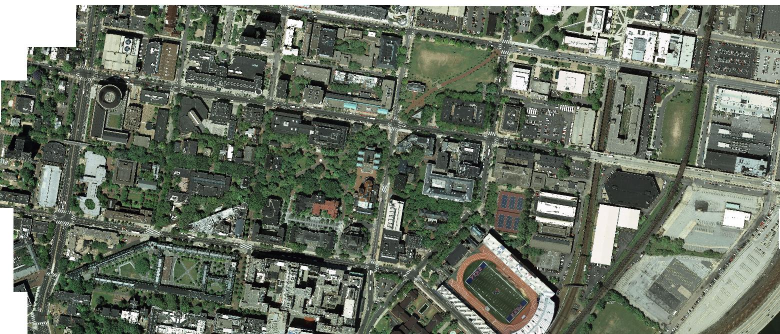
%> input picture submission/aerial_color_d8.jpg, 1560 x 668 px, given in place of aerial_color.jpg, which was not available (shown at 1/2 size)
$ octave feat_eng2.m   (GNU Octave 9; MATLAB toolbox functions it lacks are replaced by stand-ins)
%> lines starting %> are read from the running program, lines starting %| are printed output that depends on the picture; in (x1, y1, x2, y2) boxes, pixels count from 0 and x2, y2 are one past the last pixel; in counts of white or black regions, pixels touching at a corner belong together; the program's own positions count from 1; pictures that were not available may be replaced by others from this repository, and a replacement may not be noted
### submission/utils/normalize_map.m
function [map] = normalize_map(map)
% By Yiren Lu at University of Pennsylvania
% 04/04/2016
% ESE 650 Project 5

map = double(map);
minval = min(min(map));
maxval = max(max(map));
% normalize to 0.01 to 1
map(:) = (map(:) - minval + eps)/(maxval-minval+eps) * 0.99+0.01;

end

### submission/feat_eng2.m
% feature_engineering

%% 04/04/2016

clc
clear all
addpath ./mex
addpath ./utils

imagepath = 'aerial_color.jpg';
I = imread(imagepath);
%> I is the input picture: size 668x1560x3 uint8; mean R, G, B 105.3, 113.2, 99.1

Ihsv = rgb2hsv(I);
%> Ihsv: size 668x1560x3 double; mean H, S, V 0.276, 0.204, 0.447
Iycbcr = rgb2ycbcr(I);
%> Iycbcr: size 668x1560x3 uint8; mean of channels 1, 2, 3 109.8, 123, 125.5
Ilab = rgb2lab(I);
%> Ilab: size 668x1560x3 double; mean of channels 1, 2, 3 45.4, -5.8, 6.9


%%%%%%Thresholding%%%%%%%%%%%%

%%%%%%LAB COLOR SPACE %%%%%%%%%
%% binary map of all the grass & bushes, recommmended
imshow(I);
se = strel('ball',20,20);
% greens = round(normalize_map(double(Ilab(:,:,2)<-10)));
greens = round(normalize_map(imdilate(imerode(double(Ilab(:,:,2)<-10),se),se)));
%> in normalize_map, `minval = min(min(map));`: minval = 0
%> in normalize_map, `maxval = max(max(map));`: maxval = 1
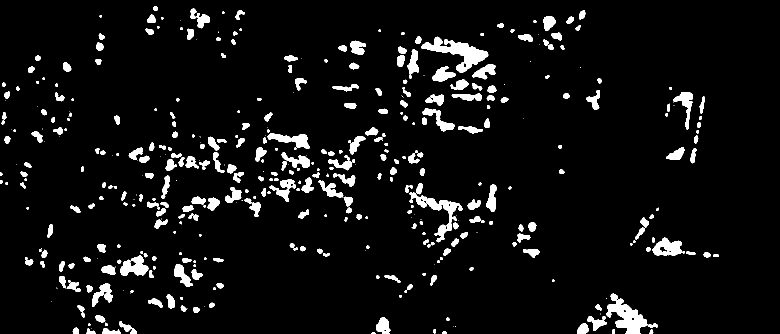
%> greens: size 668x1560 double (shown at 1/2 size); values 0 (black) and 1 (white), 6.2% white; 446 white regions (75 under 20 px), largest, box (x1, y1, x2, y2) and area: (843, 73, 977, 146) 3312, (1212, 587, 1295, 668) 2962, (818, 385, 925, 485) 2286
imagesc(I.*repmat(uint8(greens),[1,1,3]));
greens8 = greens(1:8:end,1:8:end);
%> greens8: size 84x195 double; values 0 (black) and 1 (white), 5.9% white in thin lines or dots, all inside (x1, y1, x2, y2) = (1, 2, 180, 84)

%% roof top (part, and part of the sidewalk), not recommended
se = strel('ball',20,20);
rooftop = round(normalize_map(imdilate(imerode(double(normalize_map(Ilab(:,:,1))>0.5),se),se)));
%> in normalize_map (call 2), `map = double(map);`:
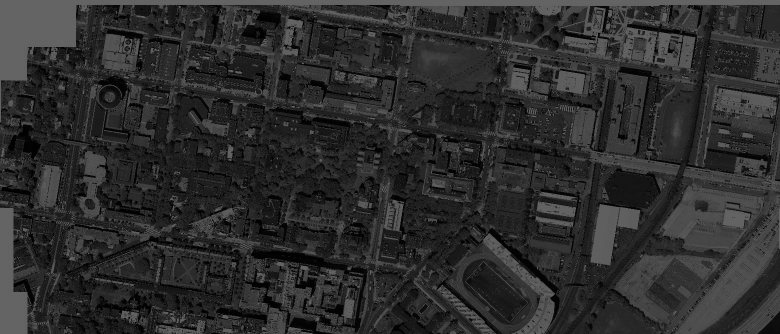
%> map: size 668x1560 double (shown at 1/2 size); min 0, max 100, mean 45.4
%> in normalize_map (call 2), `maxval = max(max(map));`: maxval = 100
%> rooftop: size 668x1560 double; values 0 (black) and 1 (white), 11.5% white; 304 white regions (78 under 20 px), largest, box (x1, y1, x2, y2) and area: (0, 0, 1560, 160) 33901, (1327, 373, 1516, 504) 12663, (1353, 423, 1560, 668) 10009
imagesc(I.*repmat(uint8(rooftop),[1,1,3]));
rooftop8 = rooftop(1:8:end,1:8:end);
%> rooftop8: size 84x195 double; values 0 (black) and 1 (white), 12.2% white; 139 white regions (124 under 20 px), largest, box (x1, y1, x2, y2) and area: (0, 0, 195, 20) 665, (167, 47, 191, 63) 192, (169, 54, 195, 84) 171
%% shadows, recommended
se = strel('ball',10,10);
ILAB1 = Ilab(:,:,1);
for i=1:5
ILAB1 = medfilt2(ILAB1);
ILAB1 = imgaussfilt(ILAB1);
end
shadows = round(normalize_map(imdilate(imerode(double(normalize_map(ILAB1)<0.05),se),se)));
%> shadows: size 668x1560 double; values 0 (black) and 1 (white), 0.5% white; 57 white regions (23 under 20 px), largest, box (x1, y1, x2, y2) and area: (568, 507, 628, 526) 741, (508, 503, 565, 517) 561, (49, 282, 77, 310) 513
% shadows = normalize_map(ILAB1)<0.05;
% [shadowsout ~]=getLargestCc(shadows,[],1000);
imagesc(shadows);
shadows8 = shadows(1:8:end,1:8:end);
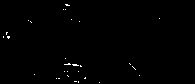
%> shadows8: size 84x195 double; values 0 (black) and 1 (white), 0.47% white in thin lines or dots, all inside (x1, y1, x2, y2) = (3, 4, 160, 83)

%% white bounder, not recommended, use white rooftops
ILAB1 = Ilab(:,:,1);
white = normalize_map(ILAB1)==1;
%> white: size 668x1560 logical; 2.8% white; 279 white regions (257 under 20 px), largest, box (x1, y1, x2, y2) and area: (0, 0, 177, 160) 16238, (0, 417, 54, 668) 7250, (1035, 0, 1258, 15) 1389
imagesc(white);
white8 = white(1:8:end,1:8:end);
%> white8: size 84x195 logical; 2.8% white; 36 white regions (34 under 20 px), largest, box (x1, y1, x2, y2) and area: (0, 0, 20, 20) 260, (0, 53, 7, 84) 115

%% white rooftops, not accessable, recommended

se = strel('ball',20,20);
white_rooftops = round(normalize_map(imdilate(imerode(double(normalize_map(Ilab(:,:,1))>0.9),se),se)));
%> white_rooftops: size 668x1560 double; values 0 (black) and 1 (white), 4.7% white; 23 white regions (3 under 20 px), largest, box (x1, y1, x2, y2) and area: (0, 0, 1560, 160) 31525, (0, 417, 54, 668) 8834, (1183, 411, 1235, 527) 3924
imagesc(I.*repmat(uint8(white_rooftops),[1,1,3]));
white_rooftops8 = white_rooftops(1:8:end,1:8:end);
%> white_rooftops8: size 84x195 double; values 0 (black) and 1 (white), 5.6% white; 14 white regions (11 under 20 px), largest, box (x1, y1, x2, y2) and area: (0, 0, 195, 20) 641, (0, 53, 7, 84) 154, (148, 52, 160, 66) 78

%% greens and red sports court, including some red roottops, not recommended
greens_red = normalize_map(Ilab(:,:,3))>0.65;
%> in normalize_map (call 9), `map = double(map);`:
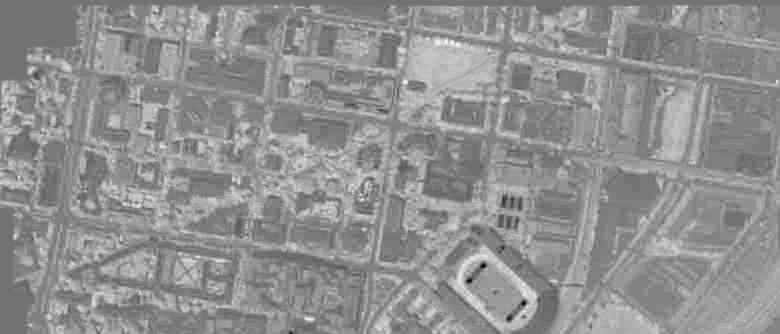
%> map: size 668x1560 double (shown at 1/2 size); min -25.8, max 31.84, mean 6.9; drawn with min black and max white
%> in normalize_map (call 9), `minval = min(min(map));`: minval = -25.8
%> in normalize_map (call 9), `maxval = max(max(map));`: maxval = 31.84
%> greens_red: size 668x1560 logical; 19.9% white; 2252 white regions (1751 under 20 px), largest, box (x1, y1, x2, y2) and area: (794, 71, 999, 267) 22749, (518, 246, 779, 453) 15590, (895, 489, 1075, 668) 8733
imagesc(I.*repmat(uint8(round(greens_red)),[1 1 3]));
greens_red8=greens_red(1:8:end,1:8:end);
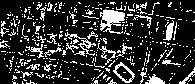
%> greens_red8: size 84x195 logical; 19.7% white in thin lines or dots

%% rooftops,part, including shadows, recommended

se = strel('ball',20,20);
ILAB3 = Ilab(:,:,3);
for i =1:5
ILAB3 = imgaussfilt(ILAB3);
end
rooftops_shadows = round(normalize_map(imdilate(imerode(double(normalize_map(ILAB3)<0.5),se),se)));
%> in normalize_map (call 11), `map = double(map);`:
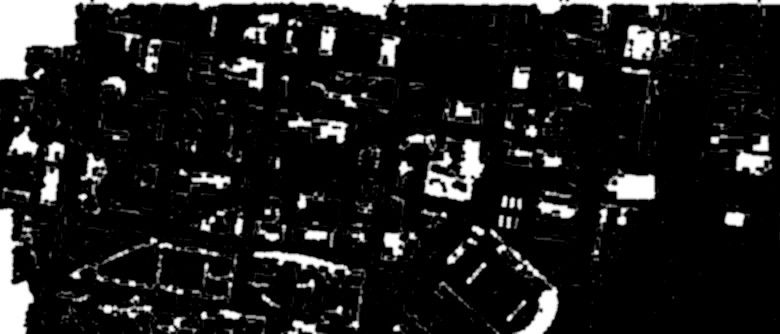
%> map: size 668x1560 double (shown at 1/2 size); min 0, max 1, mean 0.117
%> in normalize_map (call 11), `minval = min(min(map));`: minval = 0
%> in normalize_map (call 11), `maxval = max(max(map));`: maxval = 1
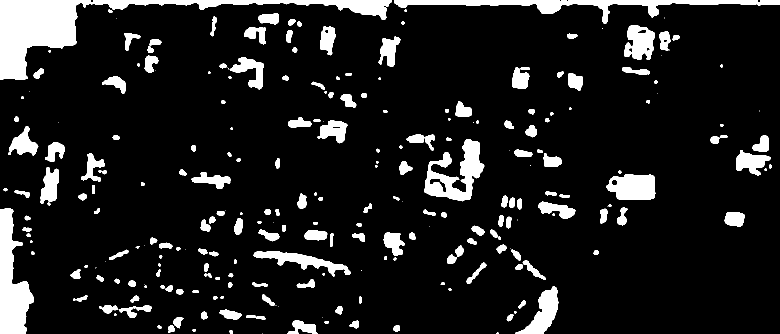
%> rooftops_shadows: size 668x1560 double (shown at 1/2 size); values 0 (black) and 1 (white), 11.3% white; 257 white regions (36 under 20 px), largest, box (x1, y1, x2, y2) and area: (0, 0, 784, 160) 25196, (0, 416, 68, 668) 9763, (788, 0, 1560, 48) 8865
imagesc(I.*repmat(uint8(rooftops_shadows),[1,1,3]));
rooftops_shadows8 = rooftops_shadows(1:8:end,1:8:end);

%%%%%%YCBCR COLOR SPACE %%%%%%%%%
%% rooftops, including shadows, strongly recommended
se = strel('ball',30,30);
Iycbcr2 = Iycbcr(:,:,2);
Iycbcr2 = normalize_map(Iycbcr2)>0.511;
tic
%> (the run ends here)
